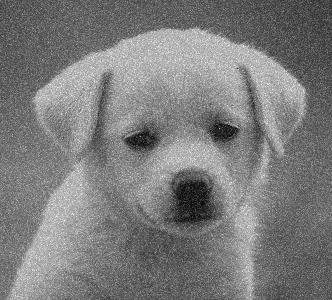
#> input picture imgs/dog_noisy_img.png, 332 x 300 px
$ jupyter execute 09_canny_edge_detection.ipynb   (shell and % lines are left out)
#> lines starting #> are read from the running program, lines starting #| are printed output that depends on the picture; after the words box and inside, x2 and y2 are one past the last pixel; in counts of white or black regions, pixels touching at a corner belong together
### funcs.py
import cv2 as cv
import numpy as np
from matplotlib import pyplot as plt

# ------------------------------------------------------------
### matplotlib_imshow
# ------------------------------------------------------------


# converting color mode to RGB and displaying the image as matplotlib figure
def matplotlib_imshow(
    img_title="", img=None, fig_h=5, cv_colorspace_conversion_flag=cv.COLOR_BGR2RGB
):
    """
    title: plot title (to be shown)
    img: image to plot
    fig_h = 7: figure height is set to 7
    cv_colorspace_conversion_flag = cv.COLOR_BGR2RGB: colorspace conversion
    """

    # tinkering with size
    try:
        img_height, img_width = img.shape[0], img.shape[1]
        aspect_ratio = img_width / img_height
        plt.figure(figsize=(fig_h, fig_h * aspect_ratio))
    except AttributeError:
        print(
            "None Type image. Correct_syntax is, matplotlib_imshow(img_title, img, fig_h, cv_colorspace_conversion_flag)."
        )

    # actual code for displaying the image
    plt.imshow(cv.cvtColor(img, cv_colorspace_conversion_flag))
    plt.title(img_title)
    plt.show()


# ------------------------------------------------------------
### Get grayscale canvas (2D)
# ------------------------------------------------------------


def get_canvas(shape, color_code=(80)):
    return np.full(shape, fill_value=color_code, dtype=np.uint8)


# ------------------------------------------------------------
### Auto Canny Edge detector
# ------------------------------------------------------------


# [86 lines left out: functions auto_canny, find_contours, draw_all_contours_one_by_one, not called in this run]

### 09_canny_edge_detection.ipynb
### Import Statements

[cell 1]
import matplotlib.pyplot as plt
import numpy as np
import cv2 as cv
import sys
import copy

[cell 2]
from funcs import matplotlib_imshow

## **Canny Edge Detection ([Docs](https://docs.opencv.org/3.4/da/d22/tutorial_py_canny.html))**

Some useful resources:
- https://learnopencv.com/edge-detection-using-opencv/
- https://pyimagesearch.com/2021/05/12/opencv-edge-detection-cv2-canny/

Edge detection is an image-processing technique that is used to identify the boundaries (edges) of objects or regions within an image. Edges are among the most important features associated with images. We know the underlying structure of an image through its edges. Computer vision processing pipelines, therefore, extensively use edge detection in applications.

`Sudden changes in pixel intensity characterize edges`. We need to look for such changes in the neighboring pixels to detect edges. The `Sobel Operator` is used to detect edges marked by sudden changes in pixel intensity. `The rise in intensity is even more evident when we plot the first derivative of the intensity function`.

`Canny Edge Detection` is a popular `multistage` edge detection algorithm. Stages involved in the edge detection process are,
- Noise removal (Gaussian Smoothing)
- Calculating the Intensity Gradient of the Image (using a Sobel kernel)
- Non-maximum Suppression (for suppression of false edges)
- Hysteresis Thresholding (for deciding which of the probable edges are really edges and which are not)

> The `cv.Canny(image, threshold1, threshold2, apertureSize, L2gradient)` function

<u>Function Parameters</u>

- image: input image (should be grayscale).
- threshold1: first threshold for the hysteresis procedure.
- threshold2: second threshold for the hysteresis procedure.
- apertureSize: aperture size for the Sobel operator.
- L2gradient: Determines the formula used for image gradient calculation.
    - If True, L2 norm = √ [(dI/dx)**2+(dI/dy)**2] is used which is more accurate
    - If False (default), L1 norm =|dI/dx|+|dI/dy| is used.

[cell 3]
# Example of using canny edge detection
dog_img = cv.imread("./imgs/dog_noisy_img.png", 0)
#> dog_img is the input picture: shape (300, 332); min 0, max 254, mean 124.1

[cell 4]
# blurring
dog_img_blurred = cv.GaussianBlur(dog_img, (7, 7), sigmaX=0)
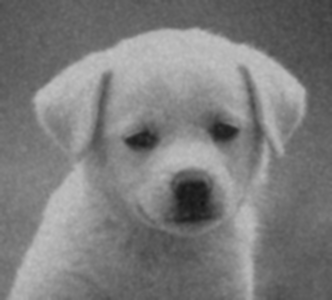
#> dog_img_blurred: shape (300, 332); min 21, max 195, mean 124.1

[cell 5]
# sharpening
sharpening_kernel = np.array([[0, -1, 0], [-1, 5, -1], [0, -1, 0]])
dog_img_sharpened = cv.filter2D(dog_img_blurred, ddepth=-1, kernel=sharpening_kernel)

[cell 6]
# morph operation, closing, for reducing white noise
morph_kernel = cv.getStructuringElement(cv.MORPH_RECT, (5, 5))
dog_img_morphed = cv.morphologyEx(dog_img_sharpened, cv.MORPH_CLOSE, morph_kernel)

[cell 7]
fig, ((ax11, ax12), (ax21, ax22)) = plt.subplots(
    nrows=2, ncols=2, sharex=True, sharey=True, figsize=(7, 7)
)
# fig.set_figheight(7), fig.set_figwidth(7)
ax11.imshow(dog_img, "gray"), ax11.set_title("Dog Image (noisy)")
ax12.imshow(dog_img_blurred, "gray"), ax12.set_title("Dog Image (Gaussian Blur)")
ax21.imshow(dog_img_sharpened, "gray"), ax21.set_title("Dog Image (Sharpen)")
ax22.imshow(dog_img_morphed, "gray"), ax22.set_title("Dog Image (MORPH_CLOSE)")
plt.show()
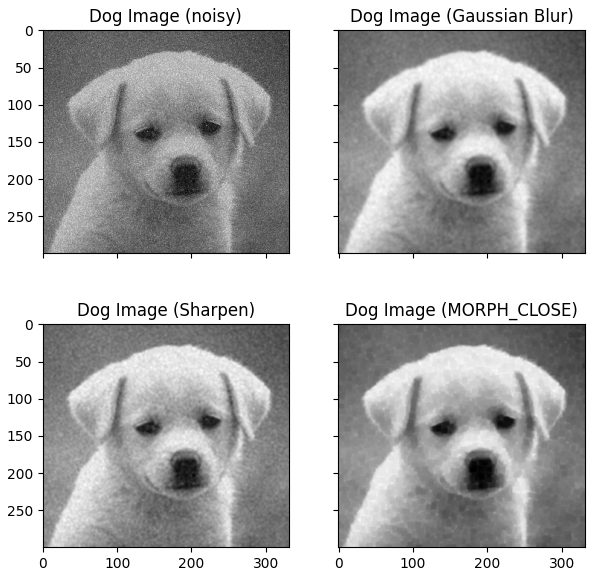
#> figure drawn by matplotlib, 4 panels

[cell 8]
# canny edge detection
dog_edges = cv.Canny(dog_img_morphed, 70, 130, apertureSize=3, L2gradient=False)
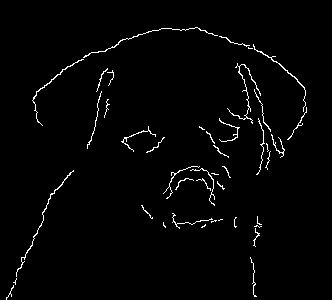
#> dog_edges: shape (300, 332); 1.9% white in thin lines or dots, all inside (x1, y1, x2, y2) = (6, 27, 307, 300)

[cell 9]
plt.subplot(1, 2, 1).imshow(dog_img, "gray"), plt.title("Dog Image (noisy)")
plt.subplot(1, 2, 2).imshow(dog_edges, "gray"), plt.title("Dog Image (Edges)")
plt.show()
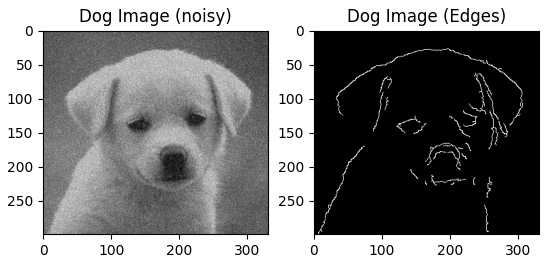
#> figure drawn by matplotlib, 2 panels

#### *Auto Canny ([Source](https://pyimagesearch.com/2015/04/06/zero-parameter-automatic-canny-edge-detection-with-python-and-opencv/))*

[cell 10]
def auto_canny(image, sigma=0.33):
    # compute the median of the single channel pixel intensities
#> called with sigma = 0.33
    v = np.median(image)
#> v = 118
    # apply automatic Canny edge detection using the computed median
    lower = int(max(0, (1.0 - sigma) * v))
#> lower = 79
    upper = int(min(255, (1.0 + sigma) * v))
#> upper = 156
    edged = cv.Canny(image, lower, upper)
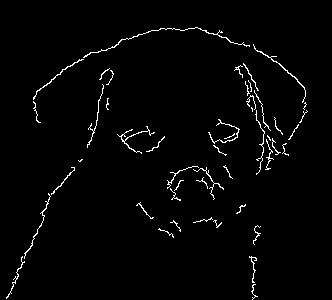
#> edged: shape (300, 332); 2% white in thin lines or dots, all inside (x1, y1, x2, y2) = (6, 27, 308, 300)
    # return the edged image
    return edged

[cell 11]
matplotlib_imshow("Dog Image (Auto Canny)", auto_canny(dog_img_sharpened), 4)
#> in matplotlib_imshow, `img_height, img_width = img.shape[0], img.shape[1]`: img_height = 300; img_width = 332
#> in matplotlib_imshow, `aspect_ratio = img_width / img_height`: aspect_ratio = 1.11
